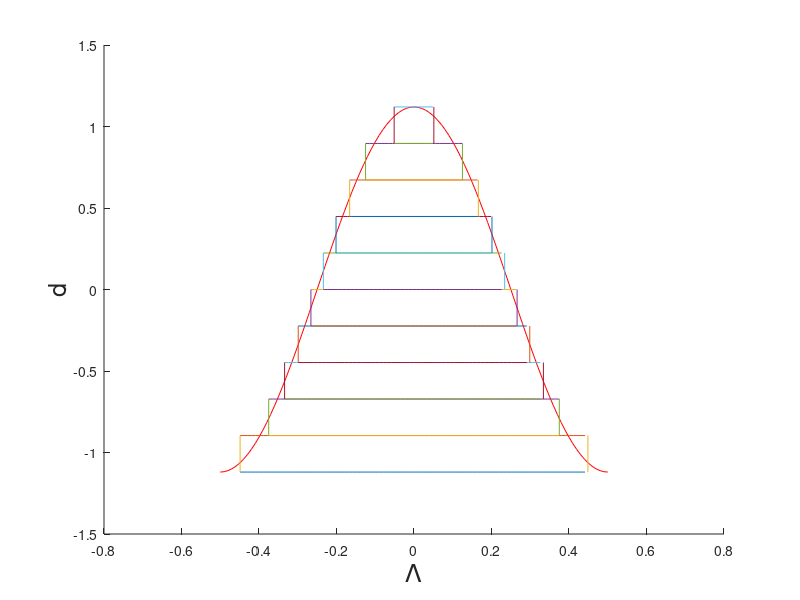

The MATLAB script that drew this image:
% Author: Pavel Kwiecien, pavel.kwiecien@seznam.cz
% Czech Technical University in Prage, Optical Physics Group, Czech Republic

thickness_total=2.24;
d=thickness_total;
Lambda=1;
number_of_layers=10;

rozdeleni=zeros(1,number_of_layers+1);
pomocna=zeros(1,number_of_layers+1);
duty_cycle=zeros(1,number_of_layers);

x=-Lambda/2:Lambda/100:Lambda/2;

rozdeleni=linspace(-d/2,d/2,number_of_layers+1);
pomocna=Lambda/(2*pi)*acos(2*rozdeleni/d);

for i=1:1:number_of_layers %udělám průměr dvou soesedních x
    nova(i)=(pomocna(i)+pomocna(i+1))/2;
end
duty_cycle=2*nova/Lambda;

hold on
y1=(d/2)*cos(2*pi/Lambda*x);
%y2=Lambda/(2*pi)*acos(2*x/d);
plot(x,y1,'r')
xlabel('\Lambda','FontSize',18);
ylabel('d','FontSize',18);
for k=1:1:number_of_layers
    z=-nova(k):.01:nova(k);
    plot(z,0*z+rozdeleni(k))
    plot(z,0*z+rozdeleni(k)+d/number_of_layers)
    %zz=-pomocna(k):.01:pomocna(k);
    %plot(zz,0*zz+rozdeleni(k),'r')
    line([nova(k),nova(k)],[rozdeleni(k),rozdeleni(k)+d/number_of_layers]);
    line([-nova(k),-nova(k)],[rozdeleni(k),rozdeleni(k)+d/number_of_layers]);
end
